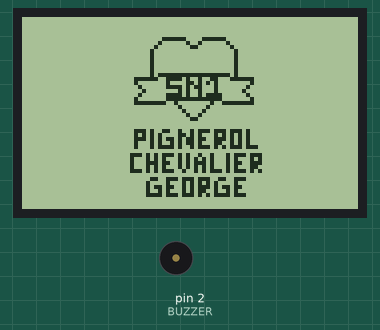
A sketch run on a simulated Arduino Uno, built with avr-gcc and run on an emulated ATmega328P. Shown: 84×48 one-colour display, buzzer (waves = sounding).

Above: at 0.1 s.
At 3.1 s:
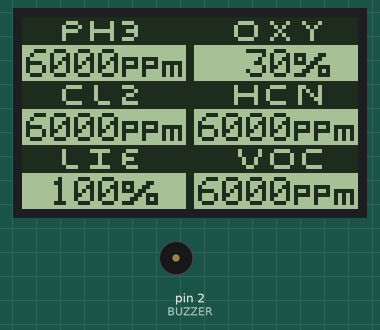
At 20.4 s:
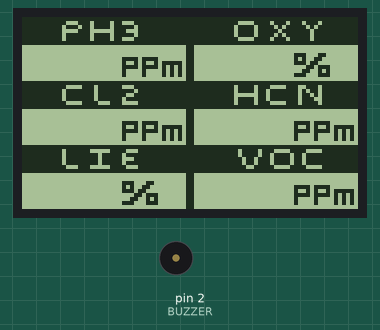
At 37.9 s:
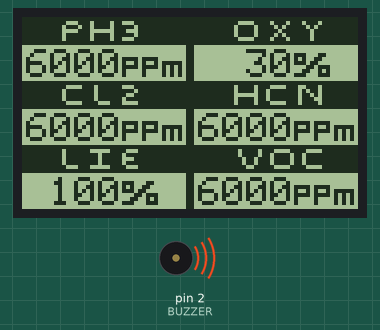
Timing chart, 0 to 40.0 s (numbered marks = the images above):
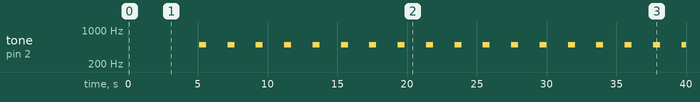

Measured:
- by itself, tone on pin 2 (BUZZER): alternates 500 Hz for 0.50 s and silent for 1.5 s
- what the display in image 1 shows lasts 1.0 s, from 3.1 s to 4.1 s

The sketch:

MultiRAE.ino
```cpp
#include <SPI.h>
#include <Adafruit_GFX.h>
#include <Adafruit_PCD8544.h>

#define BUZZER 2
#define NOKIA_RESET 3
#define NOKIA_CE 4
#define NOKIA_DO 5
#define NOKIA_DIN 6
#define NOKIA_CLK 7

Adafruit_PCD8544 nokiaDisplay = Adafruit_PCD8544(NOKIA_CLK, NOKIA_DIN, NOKIA_DO, NOKIA_CE, NOKIA_RESET);

const unsigned char loadScreenBMP [] PROGMEM = {
0x00, 0x00, 0x00, 0x00, 0x00, 0x00, 0x00, 0x00, 0x00, 0x00, 0x00, 0x00, 0x00, 0x00, 0x00, 0x00,
0x00, 0x00, 0x00, 0x00, 0x00, 0x00, 0x00, 0x00, 0x00, 0x00, 0x00, 0x00, 0x00, 0x00, 0x00, 0x00,
0x00, 0x00, 0x00, 0x00, 0x00, 0x00, 0x00, 0x00, 0x00, 0x00, 0x00, 0x00, 0x00, 0x00, 0x00, 0x00,
0x00, 0x00, 0x00, 0x00, 0x00, 0x00, 0x00, 0x00, 0x00, 0x00, 0x00, 0x1F, 0x87, 0xE0, 0x00, 0x00,
0x00, 0x00, 0x00, 0x00, 0x00, 0x00, 0x20, 0x48, 0x10, 0x00, 0x00, 0x00, 0x00, 0x00, 0x00, 0x00,
0x00, 0x40, 0x30, 0x08, 0x00, 0x00, 0x00, 0x00, 0x00, 0x00, 0x00, 0x00, 0x80, 0x00, 0x04, 0x00,
0x00, 0x00, 0x00, 0x00, 0x00, 0x00, 0x00, 0x80, 0x00, 0x04, 0x00, 0x00, 0x00, 0x00, 0x00, 0x00,
0x00, 0x00, 0x80, 0x00, 0x04, 0x00, 0x00, 0x00, 0x00, 0x00, 0x00, 0x00, 0x00, 0x80, 0x00, 0x04,
0x00, 0x00, 0x00, 0x00, 0x00, 0x00, 0x00, 0x00, 0x80, 0x00, 0x04, 0x00, 0x00, 0x00, 0x00, 0x00,
0x00, 0x00, 0x00, 0x80, 0x00, 0x04, 0x00, 0x00, 0x00, 0x00, 0x00, 0x00, 0x00, 0x00, 0xBF, 0xFF,
0xF4, 0x00, 0x00, 0x00, 0x00, 0x00, 0x00, 0x00, 0x0F, 0xCF, 0x49, 0x8F, 0xC0, 0x00, 0x00, 0x00,
0x00, 0x00, 0x00, 0x08, 0x08, 0x6A, 0x80, 0x40, 0x00, 0x00, 0x00, 0x00, 0x00, 0x00, 0x04, 0x0F,
0x58, 0x80, 0x80, 0x00, 0x00, 0x00, 0x00, 0x00, 0x00, 0x02, 0x01, 0x48, 0x81, 0x00, 0x00, 0x00,
0x00, 0x00, 0x00, 0x00, 0x04, 0x0F, 0x4B, 0xC0, 0x80, 0x00, 0x00, 0x00, 0x00, 0x00, 0x00, 0x08,
0x0F, 0xFF, 0xC0, 0x40, 0x00, 0x00, 0x00, 0x00, 0x00, 0x00, 0x0F, 0xF2, 0x01, 0x3F, 0xC0, 0x00,
0x00, 0x00, 0x00, 0x00, 0x00, 0x00, 0x01, 0x02, 0x00, 0x00, 0x00, 0x00, 0x00, 0x00, 0x00, 0x00,
0x00, 0x00, 0x84, 0x00, 0x00, 0x00, 0x00, 0x00, 0x00, 0x00, 0x00, 0x00, 0x00, 0x48, 0x00, 0x00,
0x00, 0x00, 0x00, 0x00, 0x00, 0x00, 0x00, 0x00, 0x30, 0x00, 0x00, 0x00, 0x00, 0x00, 0x00, 0x00,
0x00, 0x00, 0x00, 0x00, 0x00, 0x00, 0x00, 0x00, 0x00, 0x00, 0x00, 0x00, 0x00, 0x00, 0x00, 0x00,
0x00, 0x00, 0x00, 0x00, 0x00, 0x00, 0x00, 0x0E, 0x99, 0x2E, 0xEE, 0x80, 0x00, 0x00, 0x00, 0x00,
0x00, 0x00, 0x0A, 0xA1, 0xA8, 0xAA, 0x80, 0x00, 0x00, 0x00, 0x00, 0x00, 0x00, 0x0E, 0xAD, 0x6C,
0xEA, 0x80, 0x00, 0x00, 0x00, 0x00, 0x00, 0x00, 0x08, 0xA5, 0x68, 0xCA, 0x80, 0x00, 0x00, 0x00,
0x00, 0x00, 0x00, 0x08, 0xBD, 0x2E, 0xAE, 0xE0, 0x00, 0x00, 0x00, 0x00, 0x00, 0x00, 0x00, 0x00,
0x00, 0x00, 0x00, 0x00, 0x00, 0x00, 0x00, 0x00, 0x00, 0x1D, 0x5D, 0x49, 0x17, 0x70, 0x00, 0x00,
0x00, 0x00, 0x00, 0x00, 0x11, 0x51, 0x55, 0x14, 0x50, 0x00, 0x00, 0x00, 0x00, 0x00, 0x00, 0x11,
0xD9, 0x5D, 0x16, 0x70, 0x00, 0x00, 0x00, 0x00, 0x00, 0x00, 0x11, 0x51, 0x55, 0x14, 0x60, 0x00,
0x00, 0x00, 0x00, 0x00, 0x00, 0x1D, 0x5C, 0x95, 0xD7, 0x50, 0x00, 0x00, 0x00, 0x00, 0x00, 0x00,
0x00, 0x00, 0x00, 0x00, 0x00, 0x00, 0x00, 0x00, 0x00, 0x00, 0x00, 0x00, 0xCE, 0xEE, 0x67, 0x00,
0x00, 0x00, 0x00, 0x00, 0x00, 0x00, 0x01, 0x08, 0xAA, 0x84, 0x00, 0x00, 0x00, 0x00, 0x00, 0x00,
0x00, 0x01, 0x6C, 0xAE, 0xB6, 0x00, 0x00, 0x00, 0x00, 0x00, 0x00, 0x00, 0x01, 0x28, 0xAC, 0x94,
0x00, 0x00, 0x00, 0x00, 0x00, 0x00, 0x00, 0x01, 0xEE, 0xEA, 0xF7, 0x00, 0x00, 0x00, 0x00, 0x00,
0x00, 0x00, 0x00, 0x00, 0x00, 0x00, 0x00, 0x00, 0x00, 0x00, 0x00, 0x00, 0x00, 0x00, 0x00, 0x00,
0x00, 0x00, 0x00, 0x00, 0x00, 0x00, 0x00, 0x00, 0x00, 0x00, 0x00, 0x00, 0x00, 0x00, 0x00, 0x00
};

const unsigned char guiBMP [] PROGMEM = {
0xFF, 0xFF, 0xFF, 0xFF, 0xFF, 0xFF, 0xFF, 0xFF, 0xFF, 0xFF, 0xF0, 0xFF, 0xE3, 0xBD, 0x8F, 0xFF,
0xFF, 0xFC, 0x3D, 0xDD, 0xDF, 0xF0, 0xFF, 0xDD, 0xBD, 0xF7, 0xFF, 0xFF, 0xFB, 0xDE, 0xBE, 0xBF,
0xF0, 0xFF, 0xC3, 0x81, 0xC7, 0xFF, 0xFF, 0xFB, 0xDF, 0x7F, 0x7F, 0xF0, 0xFF, 0xDF, 0xBD, 0xF7,
0xFF, 0xFF, 0xFB, 0xDE, 0xBF, 0x7F, 0xF0, 0xFF, 0xDF, 0xBD, 0x8F, 0xFF, 0xFF, 0xFC, 0x3D, 0xDF,
0x7F, 0xF0, 0xFF, 0xFF, 0xFF, 0xFF, 0xFF, 0xFF, 0xFF, 0xFF, 0xFF, 0xFF, 0xF0, 0x00, 0x00, 0x00,
0x00, 0x00, 0x60, 0x00, 0x00, 0x00, 0x00, 0x00, 0x00, 0x00, 0x00, 0x00, 0x00, 0x60, 0x00, 0x00,
0x00, 0x00, 0x00, 0x00, 0x00, 0x00, 0x00, 0x00, 0x60, 0x00, 0x00, 0x0E, 0x30, 0x00, 0x00, 0x00,
0x00, 0x7B, 0xC0, 0x60, 0x00, 0x00, 0x0A, 0x60, 0x00, 0x00, 0x00, 0x00, 0x4A, 0x5F, 0x60, 0x00,
0x00, 0x0E, 0xC0, 0x00, 0x00, 0x00, 0x00, 0x7B, 0xD5, 0x60, 0x00, 0x00, 0x01, 0xB8, 0x00, 0x00,
0x00, 0x00, 0x42, 0x15, 0x60, 0x00, 0x00, 0x03, 0x28, 0x00, 0x00, 0x00, 0x00, 0x42, 0x15, 0x60,
0x00, 0x00, 0x0E, 0x38, 0x00, 0x00, 0x00, 0x00, 0x00, 0x00, 0x60, 0x00, 0x00, 0x00, 0x00, 0x00,
0xFF, 0xFF, 0xFF, 0xFF, 0xFF, 0xFF, 0xFF, 0xFF, 0xFF, 0xFF, 0xF0, 0xFF, 0xE1, 0xDF, 0x8F, 0xFF,
0xFF, 0xFB, 0xDC, 0x39, 0xDF, 0xF0, 0xFF, 0xDF, 0xDF, 0xF7, 0xFF, 0xFF, 0xFB, 0xDB, 0xFA, 0xDF,
0xF0, 0xFF, 0xDF, 0xDF, 0xCF, 0xFF, 0xFF, 0xF8, 0x1B, 0xFB, 0x5F, 0xF0, 0xFF, 0xDF, 0xDF, 0xBF,
0xFF, 0xFF, 0xFB, 0xDB, 0xFB, 0x9F, 0xF0, 0xFF, 0xE1, 0xE3, 0x87, 0xFF, 0xFF, 0xFB, 0xDC, 0x3B,
0xDF, 0xF0, 0xFF, 0xFF, 0xFF, 0xFF, 0xFF, 0xFF, 0xFF, 0xFF, 0xFF, 0xFF, 0xF0, 0x00, 0x00, 0x00,
0x00, 0x00, 0x60, 0x00, 0x00, 0x00, 0x00, 0x00, 0x00, 0x00, 0x00, 0x00, 0x00, 0x60, 0x00, 0x00,
0x00, 0x00, 0x00, 0x00, 0x00, 0x00, 0x00, 0x00, 0x60, 0x00, 0x00, 0x00, 0x00, 0x00, 0x00, 0x00,
0x00, 0x7B, 0xC0, 0x60, 0x00, 0x00, 0x0F, 0x78, 0x00, 0x00, 0x00, 0x00, 0x4A, 0x5F, 0x60, 0x00,
0x00, 0x09, 0x4B, 0xE0, 0x00, 0x00, 0x00, 0x7B, 0xD5, 0x60, 0x00, 0x00, 0x0F, 0x7A, 0xA0, 0x00,
0x00, 0x00, 0x42, 0x15, 0x60, 0x00, 0x00, 0x08, 0x42, 0xA0, 0x00, 0x00, 0x00, 0x42, 0x15, 0x60,
0x00, 0x00, 0x08, 0x42, 0xA0, 0x00, 0x00, 0x00, 0x00, 0x00, 0x60, 0x00, 0x00, 0x00, 0x00, 0x00,
0xFF, 0xFF, 0xFF, 0xFF, 0xFF, 0xFF, 0xFF, 0xFF, 0xFF, 0xFF, 0xF0, 0xFF, 0xDF, 0x83, 0xC7, 0xFF,
0xFF, 0xFD, 0xEE, 0x1E, 0x1F, 0xF0, 0xFF, 0xDF, 0xEF, 0xBF, 0xFF, 0xFF, 0xFD, 0xED, 0xED, 0xFF,
0xF0, 0xFF, 0xDF, 0xEF, 0x8F, 0xFF, 0xFF, 0xFE, 0xDD, 0xED, 0xFF, 0xF0, 0xFF, 0xDF, 0xEF, 0xBF,
0xFF, 0xFF, 0xFE, 0xDD, 0xED, 0xFF, 0xF0, 0xFF, 0xE3, 0x83, 0xC7, 0xFF, 0xFF, 0xFF, 0x3E, 0x1E,
0x1F, 0xF0, 0xFF, 0xFF, 0xFF, 0xFF, 0xFF, 0xFF, 0xFF, 0xFF, 0xFF, 0xFF, 0xF0, 0x00, 0x00, 0x00,
0x00, 0x00, 0x60, 0x00, 0x00, 0x00, 0x00, 0x00, 0x00, 0x00, 0x00, 0x00, 0x00, 0x60, 0x00, 0x00,
0x00, 0x00, 0x00, 0x00, 0x00, 0x00, 0x71, 0x80, 0x60, 0x00, 0x00, 0x00, 0x00, 0x00, 0x00, 0x00,
0x00, 0x53, 0x00, 0x60, 0x00, 0x00, 0x0F, 0x78, 0x00, 0x00, 0x00, 0x00, 0x76, 0x00, 0x60, 0x00,
0x00, 0x09, 0x4B, 0xE0, 0x00, 0x00, 0x00, 0x0D, 0xC0, 0x60, 0x00, 0x00, 0x0F, 0x7A, 0xA0, 0x00,
0x00, 0x00, 0x19, 0x40, 0x60, 0x00, 0x00, 0x08, 0x42, 0xA0, 0x00, 0x00, 0x00, 0x71, 0xC0, 0x60,
0x00, 0x00, 0x08, 0x42, 0xA0, 0x00, 0x00, 0x00, 0x00, 0x00, 0x60, 0x00, 0x00, 0x00, 0x00, 0x00
};

String ph3 = "6000";
String oxy = "30";
String cl2 = "6000";
String hcn = "6000";
String lie = "100";
String voc = "6000";

void setup() {
  Serial.begin(9600);

  // DISPLAY SETUP
  nokiaDisplay.begin();
  nokiaDisplay.clearDisplay();
  nokiaDisplay.setContrast(55);
  nokiaDisplay.setTextColor(BLACK);
  nokiaDisplay.drawBitmap(0, 0, loadScreenBMP, 84, 48, BLACK);
  nokiaDisplay.display();
  delay(3000);
  nokiaDisplay.clearDisplay();
  nokiaDisplay.drawBitmap(0, 0, guiBMP, 84, 48, BLACK);
  nokiaDisplay.display();
}

void loop() {
  // DISPLAY
  refreshVariables();

  // BUZZER
  buzz(500.0);
}
```

utilities.ino
```cpp
// DISPLAY FUNC
void lcdReversePrint(Adafruit_PCD8544 &lcdDisplay, String &str, int col, int row) {
  for(int i = str.length() - 1; i > -1; i--) {
    lcdDisplay.drawChar(col - (str.length() - 1 - i) * 6, row, str[i], 255, 0, 1, 1);
  }
}

void lcdErase(Adafruit_PCD8544 &lcdDisplay, int col, int row, int numChar) {
  for(int i = 0; i < numChar; i++) {
    lcdDisplay.drawChar(col + 6 * i, row, ' ', 255, 0, 1, 1);
  }
}

void refreshVariables() {
  lcdReversePrint(nokiaDisplay, ph3, 19, 8);
  lcdReversePrint(nokiaDisplay, oxy, 62, 8);
  lcdReversePrint(nokiaDisplay, cl2, 19, 24);
  lcdReversePrint(nokiaDisplay, hcn, 62, 24);
  lcdReversePrint(nokiaDisplay, lie, 19, 40);
  lcdReversePrint(nokiaDisplay, voc, 62, 40);
  nokiaDisplay.display();
  delay(1000);
  lcdErase(nokiaDisplay, 1, 8, 4);
  lcdErase(nokiaDisplay, 55, 8, 2);
  lcdErase(nokiaDisplay, 1, 24, 4);
  lcdErase(nokiaDisplay, 44, 24, 4);
  lcdErase(nokiaDisplay, 6, 40, 3);
  lcdErase(nokiaDisplay, 44, 40, 4);
  nokiaDisplay.display();
  delay(1000); // delay à retirer à l'avenir
}


// BUZZER FUNC
void buzz(float delayBuzz) {
  tone(BUZZER, 500, delayBuzz);
}

// XBEE FUNC
```
